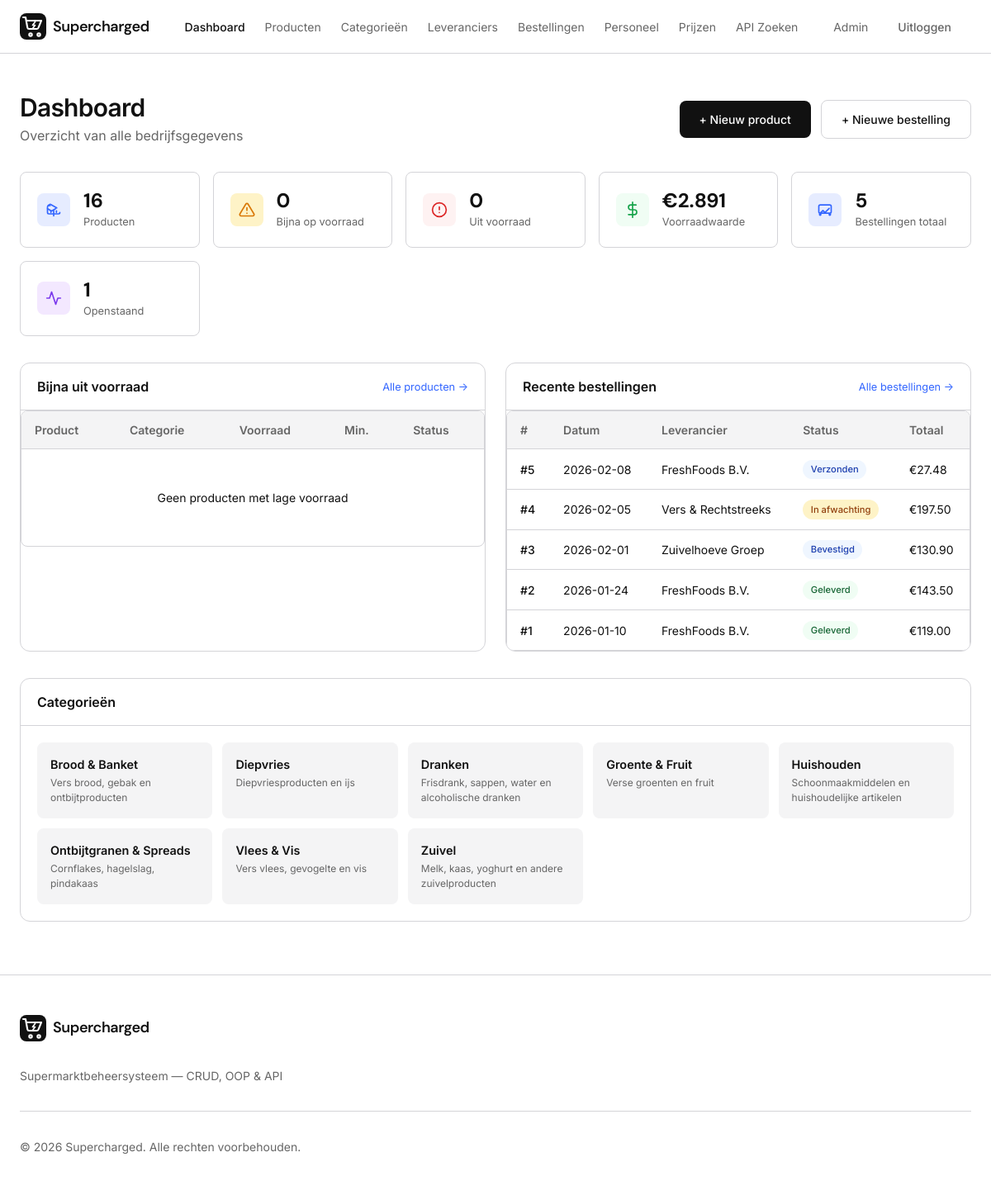
The page / (signed in) on the database its author committed.
### tables this page shows
CREATE TABLE orders (
  id          INT AUTO_INCREMENT PRIMARY KEY,
  supplier_id INT DEFAULT NULL,
  order_date  DATE NOT NULL,
  status      ENUM('pending','confirmed','shipped','delivered','cancelled') NOT NULL DEFAULT 'pending',
  notes       TEXT,
  created_at  TIMESTAMP DEFAULT CURRENT_TIMESTAMP,
  updated_at  TIMESTAMP DEFAULT CURRENT_TIMESTAMP ON UPDATE CURRENT_TIMESTAMP,
  FOREIGN KEY (supplier_id) REFERENCES suppliers(id) ON DELETE SET NULL
);

CREATE TABLE suppliers (
  id             INT AUTO_INCREMENT PRIMARY KEY,
  name           VARCHAR(150) NOT NULL,
  contact_person VARCHAR(100),
  email          VARCHAR(255),
  phone          VARCHAR(50),
  address        TEXT,
  created_at     TIMESTAMP DEFAULT CURRENT_TIMESTAMP,
  updated_at     TIMESTAMP DEFAULT CURRENT_TIMESTAMP ON UPDATE CURRENT_TIMESTAMP
);

CREATE TABLE categories (
  id          INT AUTO_INCREMENT PRIMARY KEY,
  name        VARCHAR(100) NOT NULL,
  description TEXT,
  created_at  TIMESTAMP DEFAULT CURRENT_TIMESTAMP,
  updated_at  TIMESTAMP DEFAULT CURRENT_TIMESTAMP ON UPDATE CURRENT_TIMESTAMP
);

### includes/init.php (called while the page is built, shortened)
<?php
spl_autoload_register(function (string $class) {
    $prefix = 'App\\';
    $base   = __DIR__ . '/../src/';
    if (str_starts_with($class, $prefix)) {
        $file = $base . str_replace('\\', '/', substr($class, strlen($prefix))) . '.php';
    }
});
require_once __DIR__ . '/../config/database.php';

### src/Database.php (called while the page is built, shortened)
<?php
class Database
{
    private static ?Database $instance = null;
    private PDO $pdo;
    private function __construct()
    {
        $dsn = sprintf('mysql:host=%s;dbname=%s;charset=%s', DB_HOST, DB_NAME, DB_CHARSET);
        try {
            $this->pdo = new PDO($dsn, DB_USER, DB_PASS, [
                PDO::ATTR_ERRMODE            => PDO::ERRMODE_EXCEPTION,
                PDO::ATTR_DEFAULT_FETCH_MODE => PDO::FETCH_ASSOC,
                PDO::ATTR_EMULATE_PREPARES   => false,
            ]);
        } catch (PDOException $e) {
            error_log('Database connection failed: ' . $e->getMessage());
            throw new RuntimeException('Database niet beschikbaar. Probeer het later opnieuw.');
        }
    }
    public static function getInstance(): self
    {
        if (self::$instance === null) {
            self::$instance = new self();
        }
        return self::$instance;
    }
    public function getConnection(): PDO
    {
        return $this->pdo;
    }
}

### src/Repository/BaseRepository.php (called while the page is built, shortened)
<?php
abstract class BaseRepository
{
    public function __construct()
    {
        $this->pdo = Database::getInstance()->getConnection();
    }
}

### src/Repository/ProductRepository.php (called while the page is built, shortened)
<?php
class ProductRepository extends BaseRepository
{
    public function countLowStock(): int
    {
        $stmt = $this->pdo->query('SELECT COUNT(*) FROM products WHERE stock <= min_stock');
        return (int) $stmt->fetchColumn();
    }
    public function countTotal(): int
    {
        $stmt = $this->pdo->query('SELECT COUNT(*) FROM products');
        return (int) $stmt->fetchColumn();
    }
    public function countOutOfStock(): int
    {
        $stmt = $this->pdo->query('SELECT COUNT(*) FROM products WHERE stock = 0');
        return (int) $stmt->fetchColumn();
    }
    public function sumStockValue(): float
    {
        $stmt = $this->pdo->query('SELECT COALESCE(SUM(price * stock), 0) FROM products');
        return (float) $stmt->fetchColumn();
    }
}

### src/Repository/OrderRepository.php (called while the page is built, shortened)
<?php
class OrderRepository extends BaseRepository
{
    public function findRecent(int $limit = 5): array
    {
        $stmt = $this->pdo->prepare(
            'SELECT o.*, s.name AS supplier_name
             FROM orders o
             LEFT JOIN suppliers s ON o.supplier_id = s.id
             ORDER BY o.order_date DESC, o.created_at DESC
             LIMIT ?'
        );
        $stmt->execute([$limit]);
        $rows = $stmt->fetchAll();
        $orders = [];
        $ids = [];
        foreach ($rows as $row) {
            $order = new Order($row);
            if ($row['supplier_id'] && $row['supplier_name']) {
                $order->setSupplier(new Supplier(['id' => $row['supplier_id'], 'name' => $row['supplier_name']]));
            }
            $orders[$row['id']] = $order;
            $ids[] = $row['id'];
        }
        $this->loadItems($orders, $ids);
        return array_values($orders);
    }
    public function countByStatus(string $status): int
    {
        $stmt = $this->pdo->prepare('SELECT COUNT(*) FROM orders WHERE status = ?');
        $stmt->execute([$status]);
        return (int) $stmt->fetchColumn();
    }
    public function countTotal(): int
    {
        $stmt = $this->pdo->query('SELECT COUNT(*) FROM orders');
        return (int) $stmt->fetchColumn();
    }
    private function loadItems(array &$orders, array $ids): void
    {
        $placeholders = implode(',', array_fill(0, count($ids), '?'));
        $stmt = $this->pdo->prepare(
            "SELECT oi.*, p.name AS product_name
             FROM order_items oi
             JOIN products p ON oi.product_id = p.id
             WHERE oi.order_id IN ($placeholders)
             ORDER BY p.name"
        );
        $stmt->execute($ids);
        foreach ($stmt->fetchAll() as $item) {
            $orders[$item['order_id']]->addItem($item);
        }
    }
}

### src/Model/Order.php (called while the page is built, shortened)
<?php
class Order
{
    private int $id;
    private string $orderDate;
    private string $status;
    private ?Supplier $supplier = null;
    private array $items = [];
    public function __construct(array $data = [])
    {
        $this->id           = (int) ($data['id'] ?? 0);
        $this->orderDate    = $data['order_date'] ?? date('Y-m-d');
        $this->status     = $data['status'] ?? 'pending';
    }
    public function getId(): int { return $this->id; }
    public function getOrderDate(): string { return $this->orderDate; }
    public function getStatus(): string { return $this->status; }
    public function getSupplier(): ?Supplier { return $this->supplier; }
    public function setSupplier(?Supplier $sup): void { $this->supplier = $sup; }
    public function addItem(array $item): void { $this->items[] = $item; }
    public function getTotalAmount(): float
    {
        $total = 0;
        foreach ($this->items as $item) {
            $total += $item['unit_price'] * $item['quantity'];
        }
        return $total;
    }
    public function getStatusLabel(): string
    {
        return match ($this->status) {
            'pending'   => 'In afwachting',
            'confirmed' => 'Bevestigd',
            'shipped'   => 'Verzonden',
            'delivered' => 'Geleverd',
            'cancelled' => 'Geannuleerd',
            default     => $this->status,
        };
    }
}

### src/Model/Supplier.php (called while the page is built, shortened)
<?php
class Supplier
{
    private string $name;
    public function __construct(array $data = [])
    {
        $this->name          = $data['name'] ?? '';
    }
    public function getName(): string { return $this->name; }
}

### src/Repository/CategoryRepository.php (called while the page is built, shortened)
<?php
class CategoryRepository extends BaseRepository
{
    public function findAll(): array
    {
        $stmt = $this->pdo->query('SELECT * FROM categories ORDER BY name');
        $categories = [];
        foreach ($stmt->fetchAll() as $row) {
            $categories[] = new Category($row);
        }
        return $categories;
    }
}

### src/Model/Category.php (called while the page is built, shortened)
<?php
class Category
{
    private int $id;
    private string $name;
    private ?string $description;
    public function __construct(array $data = [])
    {
        $this->id          = (int) ($data['id'] ?? 0);
        $this->name        = $data['name'] ?? '';
        $this->description = $data['description'] ?? null;
    }
    public function getId(): int { return $this->id; }
    public function getName(): string { return $this->name; }
    public function getDescription(): ?string { return $this->description; }
}

### index.php (the view, shortened to what this page needs)
<?php
require_once __DIR__ . '/includes/init.php';
?>
<?php
$productRepo  = new ProductRepository();
$orderRepo    = new OrderRepository();
$categoryRepo = new CategoryRepository();
$totalProducts   = $productRepo->countTotal();
$lowStockCount   = $productRepo->countLowStock();
$outOfStock      = $productRepo->countOutOfStock();
$stockValue      = $productRepo->sumStockValue();
$totalOrders     = $orderRepo->countTotal();
$pendingOrders   = $orderRepo->countByStatus('pending');
$lowStockProducts = $productRepo->getLowStock(5);
$recentOrders     = $orderRepo->findRecent(5);
$categories       = $categoryRepo->findAll();
require_once __DIR__ . '/includes/header.php';
?>
<div class="max-w-7xl px-6" style="padding-top:2rem;padding-bottom:4rem;">
  <div class="flex items-center justify-between" style="margin-bottom:2rem;">
    <div>
      <h1 class="text-3xl font-semibold tracking-tight">Dashboard</h1>
      <p class="text-muted-foreground mt-1">Overzicht van alle bedrijfsgegevens</p>
    </div>
    <div class="flex items-center gap-3">
      <a href="/products/create.php" class="btn btn-primary">+ Nieuw product</a>
      <a href="/orders/create.php" class="btn btn-outline">+ Nieuwe bestelling</a>
    </div>
  </div>
  <div class="stat-cards-grid">
    <div class="stat-card">
      <div class="stat-card__icon stat-card__icon--blue">
      </div>
      <div class="stat-card__body">
        <div class="stat-card__value"><?= $totalProducts ?></div>
        <div class="stat-card__label">Producten</div>
      </div>
    </div>
    <div class="stat-card">
      <div class="stat-card__icon stat-card__icon--orange">
      </div>
      <div class="stat-card__body">
        <div class="stat-card__value"><?= $lowStockCount ?></div>
        <div class="stat-card__label">Bijna op voorraad</div>
      </div>
    </div>
    <div class="stat-card">
      <div class="stat-card__icon stat-card__icon--red">
        <svg width="20" height="20" viewBox="0 0 24 24" fill="none" stroke="currentColor" stroke-width="2" stroke-linecap="round" stroke-linejoin="round"><circle cx="12" cy="12" r="10"/><line x1="12" y1="8" x2="12" y2="12"/><line x1="12" y1="16" x2="12.01" y2="16"/></svg>
      </div>
      <div class="stat-card__body">
        <div class="stat-card__value"><?= $outOfStock ?></div>
        <div class="stat-card__label">Uit voorraad</div>
      </div>
    </div>
    <div class="stat-card">
      <div class="stat-card__icon stat-card__icon--green">
        <svg width="20" height="20" viewBox="0 0 24 24" fill="none" stroke="currentColor" stroke-width="2" stroke-linecap="round" stroke-linejoin="round"><line x1="12" y1="1" x2="12" y2="23"/><path d="M17 5H9.5a3.5 3.5 0 0 0 0 7h5a3.5 3.5 0 0 1 0 7H6"/></svg>
      </div>
      <div class="stat-card__body">
        <div class="stat-card__value">&euro;<?= number_format($stockValue, 0, ',', '.') ?></div>
        <div class="stat-card__label">Voorraadwaarde</div>
      </div>
    </div>
    <div class="stat-card">
      <div class="stat-card__icon stat-card__icon--blue">
        <svg width="20" height="20" viewBox="0 0 24 24" fill="none" stroke="currentColor" stroke-width="2" stroke-linecap="round" stroke-linejoin="round"><path d="M5 17h14M5 17a2 2 0 0 1-2-2V7a2 2 0 0 1 2-2h14a2 2 0 0 1 2 2v8a2 2 0 0 1-2 2M5 17l4-4 3 3 6-6"/><circle cx="5" cy="19" r="1"/><circle cx="19" cy="19" r="1"/></svg>
      </div>
      <div class="stat-card__body">
        <div class="stat-card__value"><?= $totalOrders ?></div>
        <div class="stat-card__label">Bestellingen totaal</div>
      </div>
    </div>
    <div class="stat-card">
      <div class="stat-card__icon stat-card__icon--purple">
        <svg width="20" height="20" viewBox="0 0 24 24" fill="none" stroke="currentColor" stroke-width="2" stroke-linecap="round" stroke-linejoin="round"><polyline points="22 12 18 12 15 21 9 3 6 12 2 12"/></svg>
      </div>
      <div class="stat-card__body">
        <div class="stat-card__value"><?= $pendingOrders ?></div>
        <div class="stat-card__label">Openstaand</div>
      </div>
    </div>
  </div>
  <div class="dashboard-panels">
    <section class="panel">
      <div class="panel__header">
        <h2 class="panel__title">Bijna uit voorraad</h2>
        <a href="/products/index.php?sort=stock_asc" class="panel__link">Alle producten &rarr;</a>
      </div>
      <div class="table-wrap">
        <table class="data-table">
          <thead><tr><th>Product</th><th>Categorie</th><th>Voorraad</th><th>Min.</th><th>Status</th></tr></thead>
          <tbody>
            <?php if (empty($lowStockProducts)): ?>
              <tr><td colspan="5" class="empty-state">Geen producten met lage voorraad</td></tr>
            <?php else: foreach ($lowStockProducts as $p): ?>
              <tr>
                <td><a href="/products/edit.php?id=<?= $p->getId() ?>" class="product-link"><?= htmlspecialchars($p->getName()) ?></a></td>
                <td class="text-muted-foreground"><?= htmlspecialchars($p->getCategory()?->getName() ?? '-') ?></td>
                <td><span class="stock-badge stock-badge--<?= $p->getStock() === 0 ? 'empty' : 'low' ?>"><?= $p->getStock() ?></span></td>
                <td><?= $p->getMinStock() ?></td>
                <td><span class="badge badge--<?= $p->getStock() === 0 ? 'danger' : 'warning' ?>"><?= $p->getStock() === 0 ? 'Uit voorraad' : 'Bijna op' ?></span></td>
              </tr>
            <?php endforeach; endif; ?>
          </tbody>
        </table>
      </div>
    </section>
    <section class="panel">
      <div class="panel__header">
        <h2 class="panel__title">Recente bestellingen</h2>
        <a href="/orders/index.php" class="panel__link">Alle bestellingen &rarr;</a>
      </div>
      <div class="table-wrap">
        <table class="data-table">
          <thead><tr><th>#</th><th>Datum</th><th>Leverancier</th><th>Status</th><th>Totaal</th></tr></thead>
          <tbody>
            <?php if (empty($recentOrders)): ?>
              <tr><td colspan="5" class="empty-state">Geen bestellingen</td></tr>
            <?php else: foreach ($recentOrders as $o): ?>
              <tr>
                <td><a href="/orders/view.php?id=<?= $o->getId() ?>" class="product-link">#<?= $o->getId() ?></a></td>
                <td class="text-muted-foreground"><?= htmlspecialchars($o->getOrderDate()) ?></td>
                <td class="text-muted-foreground"><?= htmlspecialchars($o->getSupplier()?->getName() ?? '-') ?></td>
                <td><span class="badge badge--<?= match($o->getStatus()) { 'delivered' => 'success', 'cancelled' => 'danger', 'pending' => 'warning', default => 'info' } ?>"><?= $o->getStatusLabel() ?></span></td>
                <td>&euro;<?= number_format($o->getTotalAmount(), 2) ?></td>
              </tr>
            <?php endforeach; endif; ?>
          </tbody>
        </table>
      </div>
    </section>
  </div>
  <section class="panel" style="margin-top:2rem;">
    <div class="panel__header"><h2 class="panel__title">Categorieën</h2></div>
    <div class="categories-grid">
      <?php foreach ($categories as $cat): ?>
      <a href="/products/index.php?category_id=<?= $cat->getId() ?>" class="category-card">
        <h3 class="category-card__name"><?= htmlspecialchars($cat->getName()) ?></h3>
        <p class="category-card__desc"><?= htmlspecialchars($cat->getDescription() ?? '') ?></p>
      </a>
      <?php endforeach; ?>
    </div>
  </section>
</div>
<?php require_once __DIR__ . '/includes/footer.php'; ?>

### rows shown on the page
orders: id "5", order_date "2026-02-08", Name "FreshFoods B.V.", status "Verzonden", TotalAmount "27.48"
orders: id "4", order_date "2026-02-05", supplier.name "Vers & Rechtstreeks", status "In afwachting", TotalAmount "197.50"
orders: id "3", order_date "2026-02-01", supplier.name "Zuivelhoeve Groep", status "Bevestigd", TotalAmount "130.90"
orders: id "2", order_date "2026-01-24", Name "FreshFoods B.V.", status "Geleverd", TotalAmount "143.50"
orders: id "1", order_date "2026-01-10", Name "FreshFoods B.V.", status "Geleverd", TotalAmount "119.00"
categories: name "Brood & Banket", description "Vers brood, gebak en ontbijtproducten"
categories: name "Diepvries", description "Diepvriesproducten en ijs"
categories: name "Dranken", description "Frisdrank, sappen, water en alcoholische dranken"
categories: name "Groente & Fruit", description "Verse groenten en fruit"
categories: name "Huishouden", description "Schoonmaakmiddelen en huishoudelijke artikelen"
categories: name "Ontbijtgranen & Spreads", description "Cornflakes, hagelslag, pindakaas"
categories: name "Vlees & Vis", description "Vers vlees, gevogelte en vis"
categories: name "Zuivel", description "Melk, kaas, yoghurt en andere zuivelproducten"

### other values the page prints
APP_NAME "Supercharged"
$displayName "Admin"
$totalProducts "16"
$lowStockCount "0"
$outOfStock "0"
$stockValue "2.891"
$totalOrders "5"
$pendingOrders "1"
